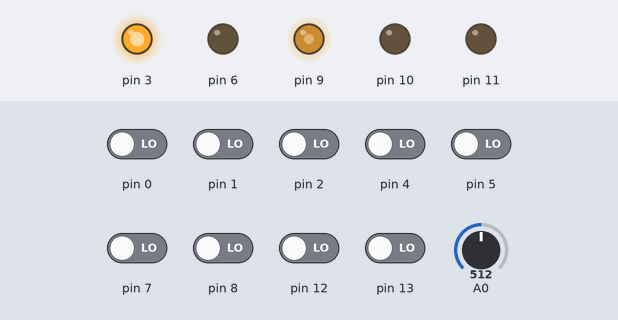
A sketch run on a simulated Arduino Uno, built with avr-gcc and run on an emulated ATmega328P. Parts: output pins drawn as LEDs (lit = HIGH). The inputs (shaded band) are chosen by the test bench; at power-on: pin 0–2, pin 4, pin 5, pin 7, pin 8, pin 12, pin 13 LOW, A0 = 512. Random numbers use the default seed unless the sketch sets one.

Above: at 1.2 s.
1.3 s: pin 5 driven HIGH
At 2.5 s:
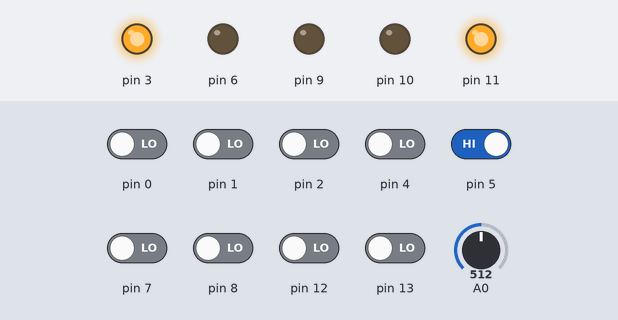
2.8 s: pin 7 driven HIGH
At 3.7 s:
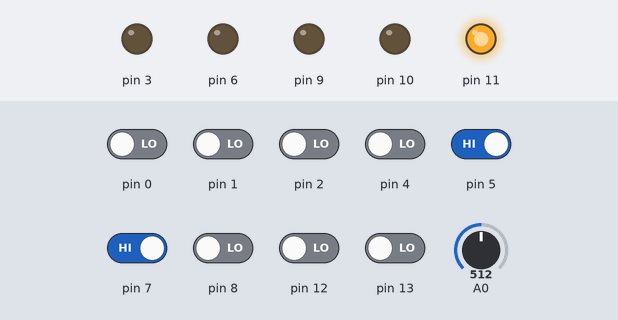
4.3 s: pin 8 driven HIGH
At 4.9 s:
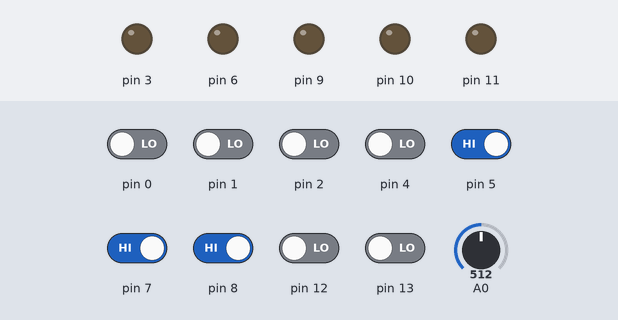
5.8 s: pin 13 driven HIGH
At 6.1 s:
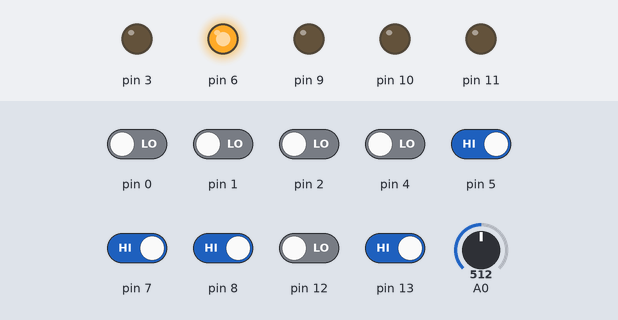
7.3 s: pin 2 driven HIGH
At 8.4 s:
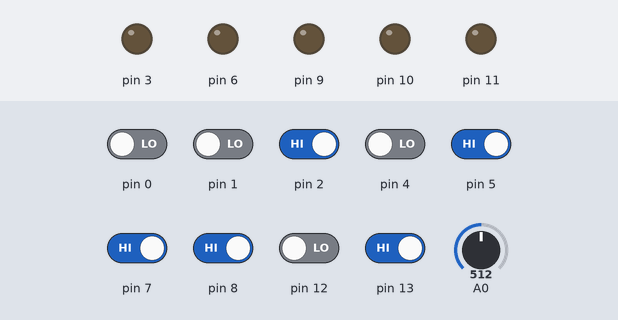
Timing chart, 0 to 9.8 s (numbered marks = the images above; inputs shaded):
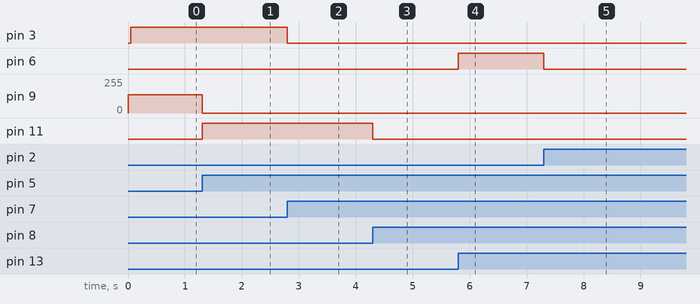

The sketch:

Planta.ino
```cpp
#include "Planta.h"
#include "Deposito_sim.h"

//Asociación de valvulas de entradas y salidas//

void setup() {
}

//Tanques declarados a partir de la clase deposito_sim//

Deposito_sim tanque_retorno (valvula_vaciado_dispensador_1, valvula_llenado_recarga, sensor_vol_recarga, caudal_recarga_in, caudal_recarga_out, 500, 1000, 0,
&tanque_retorno, 0);

Deposito_sim tanque_recarga (valvula_llenado_recarga, valvula_vaciado_recarga, sensor_vol_recarga, caudal_recarga_in, caudal_recarga_out, vol_inicial_recarga, volumen_recarga_limite, 1,
&tanque_retorno, 0);

Deposito_sim tanque_almacenamiento (LOW, LOW, sensor_vol_almacenamiento, 0, 0, vol_inicial_almacenamiento, volumen_almacenamiento_limite, 0, &tanque_recarga, 0);

Deposito_sim dispensador_1 (valvula_llenado_dispensador_1, valvula_vaciado_dispensador_1, sensor_vol_dispensador_1, caudal_disp_1_in, caudal_disp_1_out, vol_inicial_disp_1, volumen_ventas_limite, 1,
&tanque_almacenamiento, 0);

Deposito_sim dispensador_2 (valvula_llenado_dispensador_2, valvula_vaciado_dispensador_2, sensor_vol_dispensador_2, caudal_disp_2_in, caudal_disp_2_out, vol_inicial_disp_2, volumen_ventas_limite, 1,
&tanque_almacenamiento, 0);

Deposito_sim tanque_fugas (HIGH, valvula_vaciado_tanque_fugas, sensor_vol_fugas, caudal_fugas_in, caudal_fugas_out, vol_inicial_fugas, volumen_fugas_limite, 1,
&tanque_almacenamiento, 1);

//Bucle que genera la lógica en función de las órdenes recibidas por la controladora//

void loop() {

  //Actualizamos el valor de volumen de los tanques//
  duracion_ciclo = millis() - duracion_ciclo;
  tanque_recarga.actualizar_volumen(duracion_ciclo);
  tanque_almacenamiento.incrementar_volumen(tanque_recarga.get_decremento());
  tanque_retorno.disminuir_volumen(tanque_recarga.get_incremento());
  dispensador_1.actualizar_volumen(duracion_ciclo);
  tanque_almacenamiento.disminuir_volumen(dispensador_1.get_incremento());
  tanque_retorno.incrementar_volumen(dispensador_2.get_decremento());
  dispensador_2.actualizar_volumen(duracion_ciclo);
  tanque_almacenamiento.disminuir_volumen(dispensador_2.get_incremento());
  tanque_retorno.incrementar_volumen(dispensador_2.get_decremento());
  tanque_fugas.actualizar_volumen(duracion_ciclo);
  tanque_almacenamiento.actualizar_volumen(duracion_ciclo);
  tanque_retorno.actualizar_volumen(duracion_ciclo);

  //Mandamos el valor actual de volumen de cada tanque a la controladora//

  tanque_recarga.sobrescribir_sensor();
  tanque_almacenamiento.sobrescribir_sensor();
  dispensador_1.sobrescribir_sensor();
  dispensador_2.sobrescribir_sensor();
  tanque_fugas.sobrescribir_sensor();

}
```

Deposito.cpp
```cpp
#include "Arduino.h"
#include "Deposito.h"

#define TANQUE_VACIO 0
#define LLENADO 1
#define TANQUE_LLENO 2
#define DESCARGANDO 3
#define EMERGENCIA 4
#define REINICIO 5
#define bit_PIN 1023
#define bit_PIN_OUT 255
#define t_ciclo 0.003
#define r_max 51
#define v_r_max 512

Deposito::Deposito (int _PIN_llenado_tanque, int _PIN_vaciado_tanque, int _puerto_sensor_vol, float _capacidad_maxima, float _vol_max_seguridad, float _volumen_descarga_max,
float _volumen_descarga_min, float _t_prox_descarga_max, float _t_prox_descarga_min, bool _recarga_o_descarga, Deposito *deposito_sig, bool _es_fugas) {

  estado_actual = TANQUE_VACIO;
  PIN_llenado_tanque = _PIN_llenado_tanque;
  PIN_vaciado_tanque = _PIN_vaciado_tanque;
  puerto_sensor_vol = _puerto_sensor_vol;
  capacidad_maxima = _capacidad_maxima;
  vol_max_seguridad = _vol_max_seguridad;
  volumen_descarga_max = _volumen_descarga_max;
  volumen_descarga_min = _volumen_descarga_min;
  t_prox_descarga_max = _t_prox_descarga_max;
  t_prox_descarga_min = _t_prox_descarga_min;
  vol_prox_mov = 0;
  t_prox_mov = 0;
  nuevo_vol_descarga();
  nuevo_t_prox_mov();
  recarga_o_descarga = _recarga_o_descarga;
  es_fugas = _es_fugas;
  this->deposito_sig = deposito_sig;

  //Asignación de los pines a las válvulas correspondientes//

  pinMode(puerto_sensor_vol, INPUT);
  pinMode(PIN_llenado_tanque, OUTPUT);
  pinMode(PIN_vaciado_tanque, OUTPUT);
}


//Método que comprueba el estado del deposito//

bool Deposito::actualizar_estado (int tSimulacion, int alarma, int volver_a_empezar) {

  if ((es_fugas == 1) && (tSimulacion > 7200)) {
    genera_caudal();
  }

//El parámetro volver_a_empezar indíca que el conjunto de todos los depositos se han vaciado y podemos salir del estado de reinicio//

  if (alarma == HIGH) {                                                                                     //Condición de emergencia en función del reset//
    estado_actual = EMERGENCIA;
  }

  if ((volumen >= vol_max_seguridad) && (estado_actual != REINICIO)) {                                      //Condición de emergencia//
    estado_actual = EMERGENCIA;
  }

  if (estado_actual == TANQUE_VACIO) {                                                                      //Estado que define las condiciones de cuando el tanque espera una descarga//
    cerrar_valvula_llenado();                                                                               //Cerramos la válvula de llenado del tanque//
    cerrar_valvula_vaciado();                                                                               //Cerramos la válvula de vaciado del tanque//
    if ((tSimulacion >= t_prox_mov) || (recarga_o_descarga == true)) {                                      //Condición de cambio de estado, tanque vacio a llenado//
      estado_actual = LLENADO;
    }
  }
  if (estado_actual == LLENADO) {                                                                           //Estado que define el llenado del tanque//
    abrir_valvula_llenado();                                                                                //Abrimos la válvula de llenado del tanque//
    cerrar_valvula_vaciado();                                                                               //Cerramos la válvula de vaciado del tanque//
    if ((volumen >= vol_prox_mov) && (es_fugas == 0)) {                                                     //Condición de cambio de estado, llenado a tanque lleno//
      estado_actual = TANQUE_LLENO;
    }
  }
  if (estado_actual == TANQUE_LLENO) {                                                                      //Estado que define las condiciones de cuando el tanque ha recibido una descarga//
    cerrar_valvula_llenado();                                                                               //Cerramos la válvula de llenado del tanque//
    cerrar_valvula_vaciado();                                                                               //Cerramos la válvula de vaciado del tanque//
    if ((deposito_sig->ready_to_receive(vol_prox_mov) == 1) && ((tSimulacion >= t_prox_mov) ||              //Condición de cambio de estado, tanque lleno a descargando//
    (recarga_o_descarga == false))) {
      estado_actual = DESCARGANDO;
    }
  }
  if (estado_actual == DESCARGANDO) {                                                                       //Estado que define cuando el tanque está descargando//
    cerrar_valvula_llenado();                                                                               //Cerramos la válvula de llenado del tanque//
    abrir_valvula_vaciado();                                                                                //Abrimos la válvula de vaciado del tanque//
    if (volumen <= 0) {                                                                                     //Condición de cambio de estado, descargando a tanque vacio//
      estado_actual = TANQUE_VACIO;
      nuevo_vol_descarga();                                                                                 //Asignamos nuevamente valores aleatorios a las variables de simulación//
      nuevo_t_prox_mov();
    }
  }
  if (estado_actual == EMERGENCIA) {                                                                        //Estado que define la entrada a los límites de seguridad del tanque//
    cerrar_valvula_llenado();                                                                               //Cerramos la válvula de llenado del tanque//
    cerrar_valvula_vaciado();                                                                               //Cerramos la válvula de vaciado del tanque//
    if (alarma == LOW) {                                                                                    //Condición de cambio de estado, emergencia a reinicio//
      estado_actual = REINICIO;
    }
    return true;
  }
  if (estado_actual == REINICIO) {                                                                          //Estado que define el reinicio de la planta//
    abrir_valvula_llenado();                                                                                //Abrimos la válvula de llenado del tanque//
    abrir_valvula_vaciado();                                                                                //Abrimos la válvula de vaciado del tanque//
    if (volver_a_empezar == 1) {                                                                            //Condición de cambio de estado, de reinicio a tanque vacio//
      estado_actual = TANQUE_VACIO;
      nuevo_vol_descarga();                                                                                 //Asignamos nuevamente valores aleatorios a las variables de simulación//
      nuevo_t_prox_mov();
    }
  }
  return false;
}

//Método que abre la válvula de llenado//

void Deposito::abrir_valvula_llenado () {
  if (es_fugas == 0) {
    digitalWrite(PIN_llenado_tanque, HIGH);
  }
  else {
    analogWrite(PIN_llenado_tanque, caudal);
  }
}

//Método que abre la válvula de vaciado//

void Deposito::abrir_valvula_vaciado () {
  digitalWrite(PIN_vaciado_tanque, HIGH);
}

//Método que cierra la válvula de llenado//

void Deposito::cerrar_valvula_llenado () {
  if (es_fugas == 0) {
    digitalWrite(PIN_llenado_tanque, LOW);
  }
  else {
    analogWrite(PIN_llenado_tanque, 0);
  }
}

//Método que cierra la válvula de vaciado//

void Deposito::cerrar_valvula_vaciado () {
  digitalWrite(PIN_vaciado_tanque, LOW);
}

//Método que generará valores aleatorios de volumen a las variables de la simulación//

void Deposito::nuevo_vol_descarga () {
  vol_prox_mov = random (volumen_descarga_min, volumen_descarga_max);
  vol_prox_mov = vol_prox_mov/100;
}

//Método que generará valores aleatorios de tiempo a las variables de la simulación//

void Deposito::nuevo_t_prox_mov () {
  t_prox_mov = t_prox_mov + random (t_prox_descarga_min, t_prox_descarga_max)/1000;
}

//Método que nos permite ver si el tanque está listo para que se realice una descarga en él//

int Deposito::ready_to_receive (int vol_prox_mov) {
  if(vol_max_seguridad > (volumen + vol_prox_mov)) {
    return 1;
  }
  else{
    return 0;
  }
}

//Método que nos permite saber el volumen del tanque en todo momento//

float Deposito::get_volumen () {
  volumen = conversion_volumen();
  return volumen;
}

//Método de conversión de voltaje a volumen//

float Deposito::conversion_volumen () {
  float resultado;
  resultado = analogRead(puerto_sensor_vol);
  resultado = resultado -10 - (r_max - (((v_r_max - resultado)/bit_PIN)*(v_r_max - resultado)/bit_PIN)*bit_PIN/5);
  resultado = (resultado*capacidad_maxima)/bit_PIN;
  return resultado;
}

//Método genera un caudal para las fugas//

void Deposito::genera_caudal () {
  if (deposito_sig->get_volumen() > 100) {
    caudal = bit_PIN_OUT;
  }
  if ((deposito_sig->get_volumen() < 100) && (deposito_sig->get_volumen() > 30))  {
    caudal = (deposito_sig->get_volumen() / 150)*bit_PIN_OUT;
  }
  if (deposito_sig->get_volumen() < 30) {
    caudal = 0;
  }
}
```

Deposito.h
```cpp
#include "Arduino.h"

class Deposito {

  private:

  //Atributos estáticos//
  bool recarga_o_descarga;                  //Variable que nos indica si, a la hora de simular, nos interesa si el deposito se recarga o descarga agua en el siguiente//
  bool es_fugas ;                           //Parámetro que nos indicará si el tanque es el de fugas (1)//
  int PIN_llenado_tanque;                   //Señal que recoge la válvula de llenado//
  int PIN_vaciado_tanque;                   //Señal que recoge la válvula de llenado//
  int puerto_sensor_vol;                    //Señal que da el valor del sensor de volumen del propio deposito//
  Deposito *deposito_sig;                   //Puntero que apunta al deposito siguiente con objetivo de obtener el permiso para realizar una descarga//
  //Atributos de simulación//
  float capacidad_maxima;                   //Límite máximo que puede alcanzar el deposito//
  float vol_max_seguridad;                  //Límite hasta el cual se podrá llenar el deposito sin llegar al umbral máximo//
  float volumen_descarga_max;               //Límites de la simulación//
  float volumen_descarga_min;               //Límites de la simulación//
  float t_prox_descarga_max;                //Límites de la simulación//
  float t_prox_descarga_min;                //Límites de la simulación//
  //Atributos de estado//
  int estado_actual;                        //Recoge el estado en el que se encuentra el deposito//
  float volumen;                            //Señal que almacena el valor de volumen del deposito//
  float caudal;                             //En caso de que el tanque sea el de fugas, esta variable guardará cuanto fugará//
  float vol_prox_mov;                       //Cantidad de agua que descargará el deposito cuando la simulación lo diga//
  float t_prox_mov;                         //Tiempo en el que se realizará el próximo movimiento del tanque//

  public:

  //Constructor de la clase deposito//

  Deposito (int _PIN_llenado_tanque, int _PIN_vaciado_tanque, int _puerto_sensor_vol, float _capacidad_maxima, float _vol_max_seguridad, float _volumen_descarga_max,
  float _volumen_descarga_min, float _t_prox_descarga_max, float _t_prox_descarga_min, bool _recarga_o_descarga, Deposito *deposito_sig, bool _es_fugas);

  //Método que comprueba el estado del deposito//

  bool actualizar_estado (int tSimulacion, int alarma, int volver_a_empezar);

  //Método que abre la válvula de llenado//

  void abrir_valvula_llenado ();

  //Método que abre la válvula de vaciado//

  void abrir_valvula_vaciado ();

  //Método que cierra la válvula de llenado//

  void cerrar_valvula_llenado ();

  //Método que cierra la válvula de vaciado//

  void cerrar_valvula_vaciado ();

  //Método que generará valores aleatorios de volumen a las variables de la simulación//

  void nuevo_vol_descarga ();

  //Método que generará valores aleatorios de tiempo a las variables de la simulación//

  void nuevo_t_prox_mov ();

  //Método que nos permite ver si el tanque está listo para que se realice una descarga en él//

  int ready_to_receive (int vol_prox_mov);

  //Método que nos permite saber el volumen del tanque en todo momento//

  float get_volumen ();

  //Método que convierte la señal recibida por los sensores a volumen//

  float conversion_volumen ();

  //Método genera un caudal para las fugas//

  void genera_caudal ();

};
```

Deposito_sim.cpp
```cpp
#include "Arduino.h"
#include "Deposito_sim.h"
#define bit_PIN 255
float bit_ANALOG = 1023;

Deposito_sim::Deposito_sim (int _valvula_llenado_tanque, int _valvula_vaciado_tanque, int _sensor_vol, float _caudal_entrada_max,
float _caudal_salida_max, float vol_ini, float _limite_tanque, int _activo_o_pasivo, Deposito_sim *deposito_ant, bool _es_fugas) {

  valvula_llenado_tanque = _valvula_llenado_tanque;
  valvula_vaciado_tanque = _valvula_vaciado_tanque;
  caudal_entrada_max = _caudal_entrada_max;
  caudal_salida_max = _caudal_salida_max;
  volumen = vol_ini;
  sensor_vol = _sensor_vol;
  limite_tanque = _limite_tanque;
  activo_o_pasivo = _activo_o_pasivo;
  this->deposito_ant = deposito_ant;
  es_fugas = _es_fugas;
  incremento = 0.000000000001;
  caudal = 0.000000000001;
  decremento = 0;

  //Asignación de los pines a las válvulas correspondientes//

  pinMode(valvula_llenado_tanque, INPUT);
  pinMode(valvula_vaciado_tanque, INPUT);
  pinMode(sensor_vol, OUTPUT);
}

bool valvula_llenado;
bool valvula_vaciado;

//Método que comprueba el estado del deposito//

void Deposito_sim::actualizar_volumen (float t_ciclo) {
  valvula_llenado = digitalRead(valvula_llenado_tanque);
  valvula_vaciado = digitalRead(valvula_vaciado_tanque);
  if (activo_o_pasivo == 1) {
    if ((valvula_llenado == HIGH) || (es_fugas == 1)) {
      if (es_fugas == 0) {
        incremento = (caudal_entrada_max * t_ciclo);
      }
      if (es_fugas == 1) {
        caudal = analogRead(caudal_entrada_max) / bit_ANALOG;
        incremento = (caudal * t_ciclo/bit_PIN);
      }
      if ((deposito_ant->volumen) < incremento) {
        incremento = deposito_ant->volumen;
      }
      if ((volumen + incremento) >= limite_tanque) {
        volumen = limite_tanque;
      }
      else {
        volumen = volumen + incremento;
      }
    }
    if (valvula_vaciado == HIGH) {
      decremento = (caudal_salida_max * t_ciclo);
      if ((volumen - decremento) >= 0) {
        volumen = volumen - decremento;
      }
      if ((volumen - decremento) <= 0) {
        volumen = 0;
      }
      if (volumen == 0) {
        decremento = 0;
      }
    }
    if ((valvula_llenado == LOW) && (es_fugas == 0)) {
      incremento = 0.000000000001;
    }
    if (valvula_vaciado == LOW) {
      decremento = 0;
    }
  }
  if (activo_o_pasivo == 0) {
    if (volumen >= limite_tanque) {
      volumen = limite_tanque;
    }
  }
}

//Método que incrementa el valor de volumen del tanque//

void Deposito_sim::incrementar_volumen (float cantidad_deseada) {
  volumen = volumen + cantidad_deseada;
}

//Método que disminuye el valor de volumen del tanque//

void Deposito_sim::disminuir_volumen (float cantidad_deseada) {
  volumen = volumen - cantidad_deseada;
}

//Método que nos da el incremento de un tanque//

float Deposito_sim::get_incremento() {
  return incremento;
}

//Método que nos da el decremento de un tanque//

float Deposito_sim::get_decremento() {
  return decremento;
}

//Método que escribe el valor de volumen en el sensor (en forma de voltaje)//

void Deposito_sim::sobrescribir_sensor () {
  analogWrite(sensor_vol, conversion_volumen());
}

//Método de conversión que transforma voltaje (recibido por las entradas analógicas) en volumen//

float Deposito_sim::conversion_volumen () {
  return (volumen/limite_tanque)*bit_PIN;
}
```

Source omitted: Deposito_sim.h (2580 bytes), Planta.h (4983 bytes)

Measured:
- after the input at 1.3 s, pin 9: 136/255 → 0/255 at once; pin 11: LOW → HIGH at once
- after the input at 2.8 s, pin 3: HIGH → LOW at once
- after the input at 4.3 s, pin 11: HIGH → LOW at once
- after the input at 5.8 s, pin 6: LOW → HIGH at once
- after the input at 7.3 s, pin 6: HIGH → LOW at once
